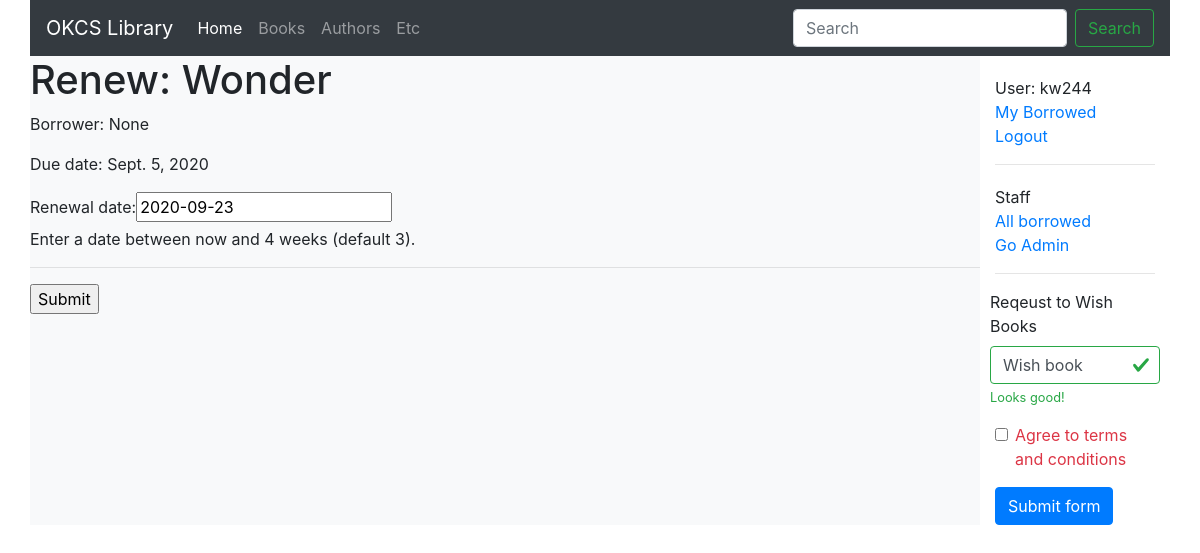
/catalog/book/9bca8a94-4a11-43e9-972c-548b54b353b4/renew/ (signed in), run on the app's committed database.
### catalog/models.py (models this page shows, shortened)
class BookInstance(models.Model):
    id = models.UUIDField(primary_key=True, default=uuid.uuid4, help_text='Unique ID for this particular book across whole library')
    book = models.ForeignKey('Book', on_delete=models.SET_NULL, null=True)
    imprint = models.CharField(max_length=200)
    due_back = models.DateField(null=True, blank=True)
    borrower = models.ForeignKey(User, on_delete=models.SET_NULL, null=True, blank=True)
    LOAN_STATUS = (
        ('m', 'Maintenance'),
        ('o', 'On loan'),
        ('a', 'Available'),
        ('r', 'Reserved'),
    )
    status = models.CharField(
        max_length=1,
        choices=LOAN_STATUS,
        blank=True,
        default='m',
        help_text='Book availability',
    )
    class Meta:
        ordering = ['due_back']
        permissions = (("can_mark_returned", "Set book as returned"),)
    @property
    def is_overdue(self):
        if self.due_back and date.today() > self.due_back:
            return True
        return False

class Book(models.Model):
    title = models.CharField(max_length=200)
    author = models.ForeignKey('Author', on_delete=models.SET_NULL, null=True)
    summary = models.TextField(max_length=1000, help_text='Enter a brief description of the book')
    isbn = models.CharField('ISBN', max_length=13, help_text='13 Character <a href="https://www.isbn-international.org/content/what-isbn">ISBN number</a>')
    genre = models.ManyToManyField(Genre, help_text='Select a genre for this book')
    language = models.ForeignKey('Language', on_delete=models.SET_NULL, null=True)
    def display_genre(self):
        """Create a string for the Genre. This is required to display genre in Admin."""
        return ', '.join(genre.name for genre in self.genre.all()[:3])
    display_genre.short_description = 'Genre'

### catalog/views.py (the view)
# urls.py: path('book/<uuid:pk>/renew/', views.renew_book_librarian, name='renew-book-librarian'),
@permission_required('catalog.can_mark_returned')
def renew_book_librarian(request, pk):
    book_instance = get_object_or_404(BookInstance, pk=pk)
    if request.method == 'POST':
        book_renewal_form = RenewBookForm(request.POST)
        if book_renewal_form.is_valid():
            book_instance.due_back = book_renewal_form.cleaned_data['renewal_date']
            book_instance.save()
            return HttpResponseRedirect(reverse('all-borrowed') )
    else:
        proposed_renewal_date = datetime.date.today() + datetime.timedelta(weeks=3)
        book_renewal_form = RenewBookForm(initial={'renewal_date': proposed_renewal_date})
    context = {
        'form': book_renewal_form,
        'book_instance': book_instance,
    }
    return render(request, 'catalog/book_renew_librarian.html', context)

### catalog/forms.py (shortened to what this page needs)
class RenewBookForm(forms.Form):
    renewal_date = forms.DateField(
            widget=DatePickerInput(format='%m/%d/%Y',attrs={'class' : 'myPickerInput'}),
            help_text="Enter a date between now and 4 weeks (default 3).")

### catalog/templates/catalog/book_renew_librarian.html (shortened to what this page needs)
{% extends "base_generic.html" %}
{% block content %}
    <h1>Renew: {{ book_instance.book.title }}</h1>
    <p>Borrower: {{ book_instance.borrower }}</p>
    <p{% if book_instance.is_overdue %} class="text-danger"{% endif %}>Due date: {{book_instance.due_back}}</p>
    <form action="" method="post">
        {{ form.as_table }}
         <hr>
        <input type="submit" value="Submit">
    </form>
{% endblock %}

### catalog/templates/base_generic.html (shortened to what this page needs)
<!DOCTYPE html>
<html lang="en">
<head>
  <link rel="stylesheet" href="https://maxcdn.bootstrapcdn.com/bootstrap/4.4.1/css/bootstrap.min.css">
    <link rel='stylesheet' href="https://maxcdn.bootstrapcdn.com/font-awesome/4.7.0/css/font-awesome.min.css">
  <link rel="stylesheet" href="https://cdnjs.cloudflare.com/ajax/libs/tempusdominus-bootstrap-4/5.1.2/css/tempusdominus-bootstrap-4.min.css" />
  {% load static %}
  <link rel="stylesheet" href="{% static 'css/styles.css' %}">
</head>
<body >
  <section id="nav ">
    <div class="container ">
      <div class="row no-gutter">
        <div class="col px-0" >
          <nav class="navbar navbar-expand-lg navbar-dark bg-dark">
            <a class="navbar-brand" href="#">OKCS Library</a>
            <div class="collapse navbar-collapse" id="navbarSupportedContent">
              <ul class="navbar-nav mr-auto">
                <li class="nav-item active">
                  <a class="nav-link" href="{% url 'index' %}">Home <span class="sr-only">(current)</span></a>
                </li>
                <li class="nav-item">
                  <a class="nav-link" href="{% url 'books' %}">Books</a>
                </li>
                <li class="nav-item">
                  <a class="nav-link" href="{% url 'authors' %}">Authors</a>
                </li>
                <li class="nav-item">
                  <a class="nav-link" href="#">Etc</a>
                </li>
              </ul>
              <form class="form-inline my-2 my-lg-0">
                <input class="form-control mr-sm-2" type="search" placeholder="Search" aria-label="Search">
                <button class="btn btn-outline-success my-2 my-sm-0" type="submit">Search</button>
              </form>
            </div>
          </nav>
        </div>
      </div>
    </div>
  </section>
  <section id="mainContent">
    <div class="container ">
          <div class="row">
            <div class="col-sm-10 px-0 bg-light ">
              {% block content %}
              {% endblock %}
            </div>
            <div class="col-sm-2 ">
                {% block sidebar %}
                {% if user.is_authenticated %}
                <ul class="sidebar-nav">
                  {% if user.is_authenticated %}
                  <li>User: {{ user.get_username }}</li>
                  <li><a href="{% url 'my-borrowed' %}">My Borrowed</a></li>
                  <li><a href="{% url 'logout'%}?next={{request.path}}">Logout</a></li>
                  {% else %}
                  <li>
                  </li>
                  {% endif %}
                </ul>
                {% if user.is_staff %}
                <hr />
                <ul class="sidebar-nav">
                <li>Staff</li>
                {% if perms.catalog.can_mark_returned %}
                <li><a href="{% url 'all-borrowed' %}">All borrowed</a></li>
                <li><a href="/admin">Go Admin</a></li>
                {% endif %}
                </ul>
                {% endif %}
            <hr />
            <form>
              <div class="form-row">
                <div class=" mb-3">
                  <label for="validationServer02">Reqeust to Wish Books </label>
                  <input type="text" class="form-control is-valid" id="validationServer02" value="Wish book" required>
                  <div class="valid-feedback">
                    Looks good!
                  </div>
                </div>
              </div>
              <div class="form-group">
                <div class="form-check">
                  <input class="form-check-input is-invalid" type="checkbox" value="" id="invalidCheck3" aria-describedby="invalidCheck3Feedback" required>
                  <label class="form-check-label" for="invalidCheck3">
                    Agree to terms and conditions
                  </label>
                </div>
              </div>
              <button class="btn btn-primary" type="submit">Submit form</button>
            </form>
                 {% endif %}
                {% endblock %}
            </div>
          </div>
    </div>
  </section>
</body>
</html>

### catalog/static/css/styles.css (style rules this page uses)
.sidebar-nav { margin-top: 20px; padding: 0; list-style: none; }

### data on the page
BookInstance: book "Wonder", borrower "None", due_back "Sept. 5, 2020"

### other printed values
{{ user.get_username }} "kw244"
